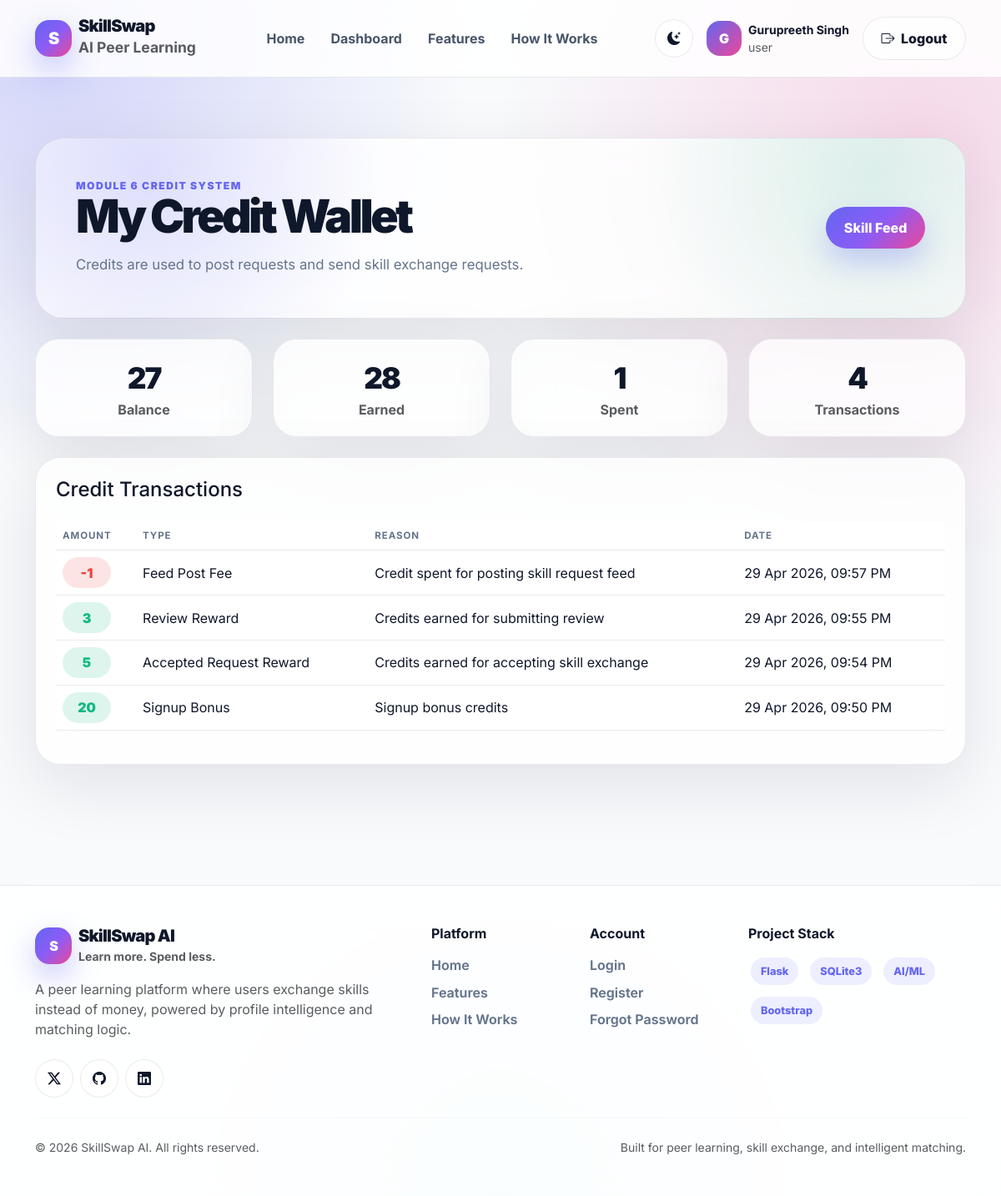
The app's page /my-wallet (signed in) with its own data.
### app.py (models this page shows)
class User(db.Model):
    id = db.Column(db.Integer, primary_key=True)
    full_name = db.Column(db.String(120), nullable=False)
    email = db.Column(db.String(150), unique=True, nullable=False)
    password = db.Column(db.String(255), nullable=False)
    role = db.Column(db.String(50), default="user")
    skills_offered = db.Column(db.String(255), default="")
    skills_wanted = db.Column(db.String(255), default="")
    reset_token = db.Column(db.String(255), nullable=True)
    created_at = db.Column(db.DateTime, default=datetime.utcnow)

class CreditTransaction(db.Model):
    id = db.Column(db.Integer, primary_key=True)
    user_id = db.Column(db.Integer, db.ForeignKey("user.id"), nullable=False)
    amount = db.Column(db.Integer, nullable=False)
    transaction_type = db.Column(db.String(50), nullable=False)
    reason = db.Column(db.String(255), nullable=False)
    related_request_id = db.Column(db.Integer, db.ForeignKey("skill_exchange_request.id"), nullable=True)
    created_at = db.Column(db.DateTime, default=datetime.utcnow)
    user = db.relationship("User", backref="credit_transactions")
    related_request = db.relationship("SkillExchangeRequest", backref="credit_transactions")

### app.py (the view)
@app.route("/my-wallet")
def my_wallet():
    if not login_required():
        flash("Please login first.", "danger")
        return redirect(url_for("login"))
    user = get_logged_user()
    wallet = get_or_create_wallet(user.id)
    transactions = CreditTransaction.query.filter_by(
        user_id=user.id
    ).order_by(CreditTransaction.created_at.desc()).all()
    credit_stats = get_credit_stats_for_user(user.id)
    return render_template(
        "my_wallet.html",
        user=user,
        wallet=wallet,
        transactions=transactions,
        credit_stats=credit_stats
    )

### app.py (called while the page is built, shortened)
def login_required():
    return "user_id" in session

def get_logged_user():
    if "user_id" in session:
        return User.query.get(session["user_id"])
    return None

def get_or_create_wallet(user_id):
    wallet = CreditWallet.query.filter_by(user_id=user_id).first()
    if wallet:
        return wallet

def get_credit_stats_for_user(user_id):
    wallet = get_or_create_wallet(user_id)
    transaction_count = CreditTransaction.query.filter_by(user_id=user_id).count()
    return {
        "balance": wallet.balance,
        "total_earned": wallet.total_earned,
        "total_spent": wallet.total_spent,
        "transaction_count": transaction_count,
    }

### templates/my_wallet.html (shortened to what this page needs)
{% extends "base.html" %}
{% block content %}
<section class="easy-page-section">
  <div class="container">
    <div class="easy-hero-card mb-4">
      <div class="d-flex flex-column flex-lg-row justify-content-between align-items-lg-center gap-3">
        <div>
          <div class="section-eyebrow">Module 6 Credit System</div>
          <h1 class="easy-title">My Credit Wallet</h1>
          <p class="section-subtitle mb-0">
            Credits are used to post requests and send skill exchange requests.
          </p>
        </div>
        <a href="{{ url_for('skill_feed') }}" class="premium-btn premium-btn-primary">
          Skill Feed
        </a>
      </div>
    </div>
    <div class="row g-4 mb-4">
      <div class="col-md-3"><div class="easy-stat-card"><div class="stat-number">{{ credit_stats.balance }}</div><div class="text-muted fw-bold">Balance</div></div></div>
      <div class="col-md-3"><div class="easy-stat-card"><div class="stat-number">{{ credit_stats.total_earned }}</div><div class="text-muted fw-bold">Earned</div></div></div>
      <div class="col-md-3"><div class="easy-stat-card"><div class="stat-number">{{ credit_stats.total_spent }}</div><div class="text-muted fw-bold">Spent</div></div></div>
      <div class="col-md-3"><div class="easy-stat-card"><div class="stat-number">{{ credit_stats.transaction_count }}</div><div class="text-muted fw-bold">Transactions</div></div></div>
    </div>
    <div class="easy-panel">
      <h4 class="fw-black mb-4">Credit Transactions</h4>
      {% if transactions %}
        <div class="table-responsive">
          <table class="table align-middle">
            <thead>
              <tr>
                <th>Amount</th>
                <th>Type</th>
                <th>Reason</th>
                <th>Date</th>
              </tr>
            </thead>
            <tbody>
              {% for tx in transactions %}
                <tr>
                  <td>
                    <span class="credit-pill {% if tx.amount >= 0 %}credit-plus{% else %}credit-minus{% endif %}">
                      {{ tx.amount }}
                    </span>
                  </td>
                  <td>{{ tx.transaction_type.replace("_", " ").title() }}</td>
                  <td>{{ tx.reason }}</td>
                  <td>{{ tx.created_at.strftime('%d %b %Y, %I:%M %p') }}</td>
                </tr>
              {% endfor %}
            </tbody>
          </table>
        </div>
      {% else %}
        <div class="easy-empty-state">
          <i class="bi bi-wallet2"></i>
          <h5 class="fw-black mt-3">No transactions yet</h5>
          <p class="text-muted mb-0">Your credit history will appear here.</p>
        </div>
      {% endif %}
    </div>
  </div>
</section>
{% endblock %}

### templates/base.html (shortened to what this page needs)
<!DOCTYPE html>
<html lang="en" data-theme="light">
<head>
  <link href="https://cdn.jsdelivr.net/npm/bootstrap@5.3.3/dist/css/bootstrap.min.css" rel="stylesheet">
  <link href="https://cdn.jsdelivr.net/npm/bootstrap-icons@1.11.3/font/bootstrap-icons.css" rel="stylesheet">
  <link rel="stylesheet" href="{{ url_for('static', filename='css/style.css') }}">
</head>
<body>
<div class="app-shell">
  <nav class="navbar navbar-expand-lg modern-navbar sticky-top py-3">
    <div class="container">
      <a href="{{ url_for('home') }}" class="navbar-brand d-flex align-items-center gap-2">
        <span class="brand-logo">S</span>
        <span>
          <span class="brand-title d-block lh-1">SkillSwap</span>
          <small class="text-muted fw-bold">AI Peer Learning</small>
        </span>
      </a>
      <div class="collapse navbar-collapse" id="mainNav">
        <ul class="navbar-nav mx-auto gap-lg-1">
          <li class="nav-item"><a class="nav-link" href="{{ url_for('home') }}">Home</a></li>
          {% if session.get("user_id") %}
            {% if session.get("role") == "superadmin" %}
              <li class="nav-item"><a class="nav-link" href="{{ url_for('superadmin_dashboard') }}">Superadmin</a></li>
            {% else %}
              <li class="nav-item"><a class="nav-link" href="{{ url_for('user_dashboard') }}">Dashboard</a></li>
            {% endif %}
          {% endif %}
          <li class="nav-item"><a class="nav-link" href="{{ url_for('home') }}#features">Features</a></li>
          <li class="nav-item"><a class="nav-link" href="{{ url_for('home') }}#how-it-works">How It Works</a></li>
        </ul>
        <div class="d-flex align-items-center gap-2 flex-wrap">
          <button class="theme-toggle" type="button" onclick="toggleSkillSwapTheme()" title="Toggle theme">
            <i data-theme-icon class="bi bi-moon-stars-fill"></i>
          </button>
          {% if session.get("user_id") %}
            <div class="d-none d-lg-flex align-items-center gap-2 px-2">
              <span class="avatar">{{ session.get("full_name", "U")[0] }}</span>
              <div>
                <div class="fw-bold small">{{ session.get("full_name", "User") }}</div>
                <div class="text-muted small">{{ session.get("role", "user") }}</div>
              </div>
            </div>
            <a href="{{ url_for('logout') }}" class="premium-btn premium-btn-soft">
              <i class="bi bi-box-arrow-right me-1"></i> Logout
            </a>
          {% else %}
            <a href="{{ url_for('login') }}" class="premium-btn premium-btn-soft">Login</a>
            <a href="{{ url_for('register') }}" class="premium-btn premium-btn-primary">Join Free</a>
          {% endif %}
        </div>
      </div>
    </div>
  </nav>
  <main class="main-content">
    {% block content %}{% endblock %}
  </main>
  <footer class="footer py-5">
    <div class="container">
      <div class="row g-4">
        <div class="col-lg-5">
          <div class="d-flex align-items-center gap-2 mb-3">
            <span class="brand-logo">S</span>
            <div>
              <h5 class="fw-black mb-0 brand-title">SkillSwap AI</h5>
              <small class="text-muted fw-bold">Learn more. Spend less.</small>
            </div>
          </div>
          <p class="text-muted mb-4" style="max-width: 430px;">
            A peer learning platform where users exchange skills instead of money, powered by profile intelligence and matching logic.
          </p>
          <div class="d-flex gap-2">
            <span class="theme-toggle"><i class="bi bi-twitter-x"></i></span>
            <span class="theme-toggle"><i class="bi bi-github"></i></span>
            <span class="theme-toggle"><i class="bi bi-linkedin"></i></span>
          </div>
        </div>
        <div class="col-6 col-lg-2">
          <h6 class="fw-bold mb-3">Platform</h6>
          <a class="footer-link" href="{{ url_for('home') }}">Home</a>
          <a class="footer-link" href="{{ url_for('home') }}#features">Features</a>
          <a class="footer-link" href="{{ url_for('home') }}#how-it-works">How It Works</a>
        </div>
        <div class="col-6 col-lg-2">
          <h6 class="fw-bold mb-3">Account</h6>
          <a class="footer-link" href="{{ url_for('login') }}">Login</a>
          <a class="footer-link" href="{{ url_for('register') }}">Register</a>
          <a class="footer-link" href="{{ url_for('forgot_password') }}">Forgot Password</a>
        </div>
        <div class="col-lg-3">
          <h6 class="fw-bold mb-3">Project Stack</h6>
          <div class="d-flex flex-wrap gap-2">
            <span class="skill-pill">Flask</span>
            <span class="skill-pill">SQLite3</span>
            <span class="skill-pill">AI/ML</span>
            <span class="skill-pill">Bootstrap</span>
          </div>
        </div>
      </div>
      <hr class="my-4" style="border-color: var(--border-soft);">
      <div class="d-flex flex-column flex-md-row justify-content-between gap-2 text-muted small">
        <span>© 2026 SkillSwap AI. All rights reserved.</span>
        <span>Built for peer learning, skill exchange, and intelligent matching.</span>
      </div>
    </div>
  </footer>
</div>
</body>
</html>

### records on screen
User: get "Gurupreeth Singh", get "user"
CreditTransaction: amount "-1", transaction_type.replace "Feed Post Fee", reason "Credit spent for posting skill request feed", created_at "29 Apr 2026, 09:57 PM"
CreditTransaction: amount "3", transaction_type.replace "Review Reward", reason "Credits earned for submitting review", created_at "29 Apr 2026, 09:55 PM"
CreditTransaction: amount "5", transaction_type.replace "Accepted Request Reward", reason "Credits earned for accepting skill exchange", created_at "29 Apr 2026, 09:54 PM"
CreditTransaction: amount "20", transaction_type.replace "Signup Bonus", reason "Signup bonus credits", created_at "29 Apr 2026, 09:50 PM"

### other values on screen
{{ session.get("full_name", "U")[0] }} "G"
{{ credit_stats.balance }} "27"
{{ credit_stats.total_earned }} "28"
{{ credit_stats.total_spent }} "1"
{{ credit_stats.transaction_count }} "4"
